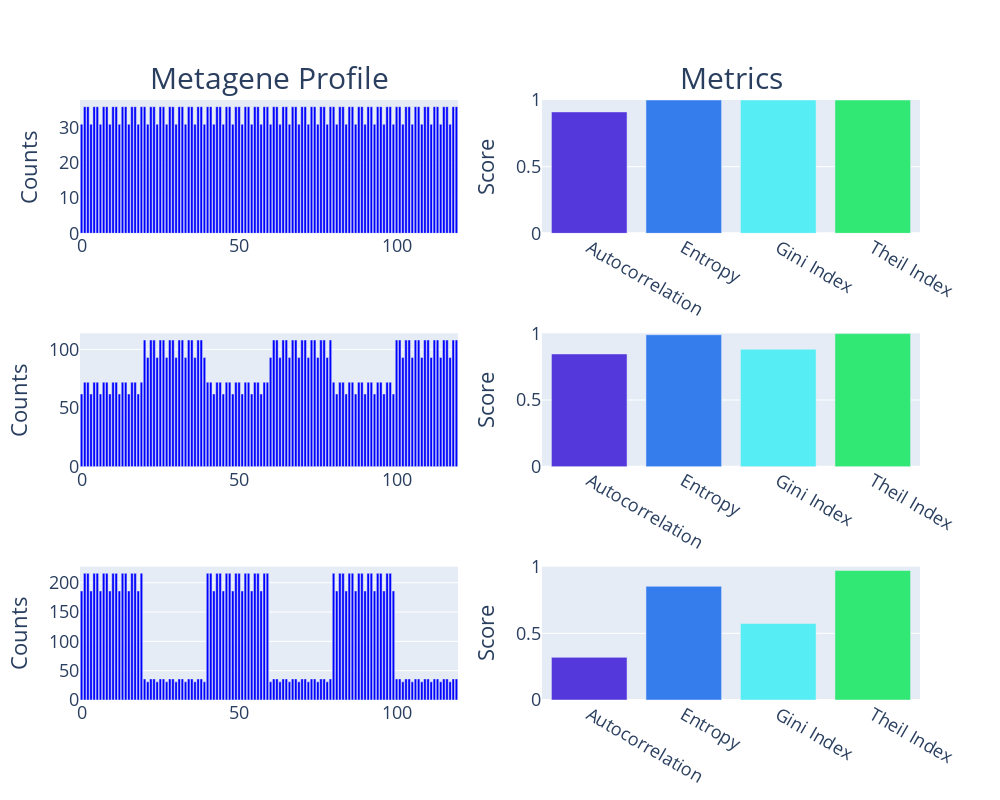

Write notebook code for a chart like this one.
### Code cell
import plotly.graph_objects as go
from plotly.subplots import make_subplots

# Sample 10 rows from the DataFrame
sample = df[df['weights'].isin(weight_subset)]

fig = make_subplots(rows=3, cols=2, subplot_titles=("Metagene Profile", "Metrics"))

count = 1
# Iterate through each row in the sample
for i, row in sample.iterrows():
    # Create the figure with two subplots (1 row, 2 columns)
    
    # Metagene profile
    metagene = {'start': {1: {j: list(row['profile'])[j] for j in range(len(row['profile']))}}}
    auto = df['Autocorrelation'].loc[i]
    entropy = df['Entropy'].loc[i]
    gini = df['Gini Index'].loc[i]
    theil = df['Theil Index'].loc[i]

    # Add the metagene profile bar plot to the first subplot
    fig.add_trace(go.Bar(x=list(metagene['start'][1].keys()), y=list(metagene['start'][1].values()), name='Metagene', marker_color='blue'), row=count, col=1)
    
    fig.update_yaxes(row=count, col=1, title_text='Counts')

    # Add the metrics bar plot to the second subplot
    metrics = ['Autocorrelation', 'Entropy', 'Gini Index', 'Theil Index']
    values = [auto, entropy, gini, theil]
    fig.add_trace(go.Bar(x=metrics, y=values, name='Metrics', marker_color=['#5438DC', '#357DED', '#56EEF4', '#32E875']), row=count, col=2)

    # make y axis range 0-1
    fig.update_yaxes(range=[0, 1], row=count, col=2, title_text='Score')
    count += 1

# remove legend
fig.update_layout(showlegend=False)

fig.update_annotations(font_size=30)  # Adjust the value to your desired size

# change plot width 
fig.update_layout(width=1000, height=800)

# increase font size 
fig.update_layout(font=dict(size=18), title_font_size=24)
fig.show()

### Figure 1 — Plotly figure (JSON) as saved in the notebook; plotly's stock layout.template omitted (floating-point values rounded to 4 significant figures)
{"data": [{"marker": {"color": "blue"}, "name": "Metagene", "type": "bar", "x": [0, 1, 2, 3, 4, 5, 6, 7, 8, 9, 10, 11, 12, 13, 14, 15, 16, 17, 18, 19, 20, 21, 22, 23, 24, 25, 26, 27, 28, 29, 30, 31, 32, 33, 34, 35, 36, 37, 38, 39, 40, 41, 42, 43, 44, 45, 46, 47, 48, 49, 50, 51, 52, 53, 54, 55, 56, 57, 58, 59, 60, 61, 62, 63, 64, 65, 66, 67, 68, 69, 70, 71, 72, 73, 74, 75, 76, 77, 78, 79, 80, 81, 82, 83, 84, 85, 86, 87, 88, 89, 90, 91, 92, 93, 94, 95, 96, 97, 98, 99, 100, 101, 102, 103, 104, 105, 106, 107, 108, 109, 110, 111, 112, 113, 114, 115, 116, 117, 118, 119], "xaxis": "x", "y": [31, 36, 36, 31, 36, 36, 31, 36, 36, 31, 36, 36, 31, 36, 36, 31, 36, 36, 31, 36, 36, 31, 36, 36, 31, 36, 36, 31, 36, 36, 31, 36, 36, 31, 36, 36, 31, 36, 36, 31, 36, 36, 31, 36, 36, 31, 36, 36, 31, 36, 36, 31, 36, 36, 31, 36, 36, 31, 36, 36, 31, 36, 36, 31, 36, 36, 31, 36, 36, 31, 36, 36, 31, 36, 36, 31, 36, 36, 31, 36, 36, 31, 36, 36, 31, 36, 36, 31, 36, 36, 31, 36, 36, 31, 36, 36, 31, 36, 36, 31, 36, 36, 31, 36, 36, 31, 36, 36, 31, 36, 36, 31, 36, 36, 31, 36, 36, 31, 36, 36], "yaxis": "y"}, {"marker": {"color": ["#5438DC", "#357DED", "#56EEF4", "#32E875"]}, "name": "Metrics", "type": "bar", "x": ["Autocorrelation", "Entropy", "Gini Index", "Theil Index"], "xaxis": "x2", "y": [0.9108, 1, 1, 0.9999], "yaxis": "y2"}, {"marker": {"color": "blue"}, "name": "Metagene", "type": "bar", "x": [0, 1, 2, 3, 4, 5, 6, 7, 8, 9, 10, 11, 12, 13, 14, 15, 16, 17, 18, 19, 20, 21, 22, 23, 24, 25, 26, 27, 28, 29, 30, 31, 32, 33, 34, 35, 36, 37, 38, 39, 40, 41, 42, 43, 44, 45, 46, 47, 48, 49, 50, 51, 52, 53, 54, 55, 56, 57, 58, 59, 60, 61, 62, 63, 64, 65, 66, 67, 68, 69, 70, 71, 72, 73, 74, 75, 76, 77, 78, 79, 80, 81, 82, 83, 84, 85, 86, 87, 88, 89, 90, 91, 92, 93, 94, 95, 96, 97, 98, 99, 100, 101, 102, 103, 104, 105, 106, 107, 108, 109, 110, 111, 112, 113, 114, 115, 116, 117, 118, 119], "xaxis": "x3", "y": [62, 72, 72, 62, 72, 72, 62, 72, 72, 62, 72, 72, 62, 72, 72, 62, 72, 72, 62, 72, 108, 93, 108, 108, 93, 108, 108, 93, 108, 108, 93, 108, 108, 93, 108, 108, 93, 108, 108, 93, 72, 72, 62, 72, 72, 62, 72, 72, 62, 72, 72, 62, 72, 72, 62, 72, 72, 62, 72, 72, 93, 108, 108, 93, 108, 108, 93, 108, 108, 93, 108, 108, 93, 108, 108, 93, 108, 108, 93, 108, 72, 62, 72, 72, 62, 72, 72, 62, 72, 72, 62, 72, 72, 62, 72, 72, 62, 72, 72, 62, 108, 108, 93, 108, 108, 93, 108, 108, 93, 108, 108, 93, 108, 108, 93, 108, 108, 93, 108, 108], "yaxis": "y3"}, {"marker": {"color": ["#5438DC", "#357DED", "#56EEF4", "#32E875"]}, "name": "Metrics", "type": "bar", "x": ["Autocorrelation", "Entropy", "Gini Index", "Theil Index"], "xaxis": "x4", "y": [0.8453, 0.9895, 0.8807, 0.998], "yaxis": "y4"}, {"marker": {"color": "blue"}, "name": "Metagene", "type": "bar", "x": [0, 1, 2, 3, 4, 5, 6, 7, 8, 9, 10, 11, 12, 13, 14, 15, 16, 17, 18, 19, 20, 21, 22, 23, 24, 25, 26, 27, 28, 29, 30, 31, 32, 33, 34, 35, 36, 37, 38, 39, 40, 41, 42, 43, 44, 45, 46, 47, 48, 49, 50, 51, 52, 53, 54, 55, 56, 57, 58, 59, 60, 61, 62, 63, 64, 65, 66, 67, 68, 69, 70, 71, 72, 73, 74, 75, 76, 77, 78, 79, 80, 81, 82, 83, 84, 85, 86, 87, 88, 89, 90, 91, 92, 93, 94, 95, 96, 97, 98, 99, 100, 101, 102, 103, 104, 105, 106, 107, 108, 109, 110, 111, 112, 113, 114, 115, 116, 117, 118, 119], "xaxis": "x5", "y": [186, 216, 216, 186, 216, 216, 186, 216, 216, 186, 216, 216, 186, 216, 216, 186, 216, 216, 186, 216, 36, 31, 36, 36, 31, 36, 36, 31, 36, 36, 31, 36, 36, 31, 36, 36, 31, 36, 36, 31, 216, 216, 186, 216, 216, 186, 216, 216, 186, 216, 216, 186, 216, 216, 186, 216, 216, 186, 216, 216, 31, 36, 36, 31, 36, 36, 31, 36, 36, 31, 36, 36, 31, 36, 36, 31, 36, 36, 31, 36, 216, 186, 216, 216, 186, 216, 216, 186, 216, 216, 186, 216, 216, 186, 216, 216, 186, 216, 216, 186, 36, 36, 31, 36, 36, 31, 36, 36, 31, 36, 36, 31, 36, 36, 31, 36, 36, 31, 36, 36], "yaxis": "y5"}, {"marker": {"color": ["#5438DC", "#357DED", "#56EEF4", "#32E875"]}, "name": "Metrics", "type": "bar", "x": ["Autocorrelation", "Entropy", "Gini Index", "Theil Index"], "xaxis": "x6", "y": [0.3199, 0.8528, 0.5739, 0.9709], "yaxis": "y6"}], "layout": {"annotations": [{"font": {"size": 30}, "showarrow": false, "text": "Metagene Profile", "x": 0.225, "xanchor": "center", "xref": "paper", "y": 1, "yanchor": "bottom", "yref": "paper"}, {"font": {"size": 30}, "showarrow": false, "text": "Metrics", "x": 0.775, "xanchor": "center", "xref": "paper", "y": 1, "yanchor": "bottom", "yref": "paper"}], "font": {"size": 18}, "height": 800, "showlegend": false, "title": {"font": {"size": 24}}, "width": 1000, "xaxis": {"anchor": "y", "domain": [0, 0.45]}, "xaxis2": {"anchor": "y2", "domain": [0.55, 1]}, "xaxis3": {"anchor": "y3", "domain": [0, 0.45]}, "xaxis4": {"anchor": "y4", "domain": [0.55, 1]}, "xaxis5": {"anchor": "y5", "domain": [0, 0.45]}, "xaxis6": {"anchor": "y6", "domain": [0.55, 1]}, "yaxis": {"anchor": "x", "domain": [0.7778, 1], "title": {"text": "Counts"}}, "yaxis2": {"anchor": "x2", "domain": [0.7778, 1], "range": [0, 1], "title": {"text": "Score"}}, "yaxis3": {"anchor": "x3", "domain": [0.3889, 0.6111], "title": {"text": "Counts"}}, "yaxis4": {"anchor": "x4", "domain": [0.3889, 0.6111], "range": [0, 1], "title": {"text": "Score"}}, "yaxis5": {"anchor": "x5", "domain": [0, 0.2222], "title": {"text": "Counts"}}, "yaxis6": {"anchor": "x6", "domain": [0, 0.2222], "range": [0, 1], "title": {"text": "Score"}}}}
